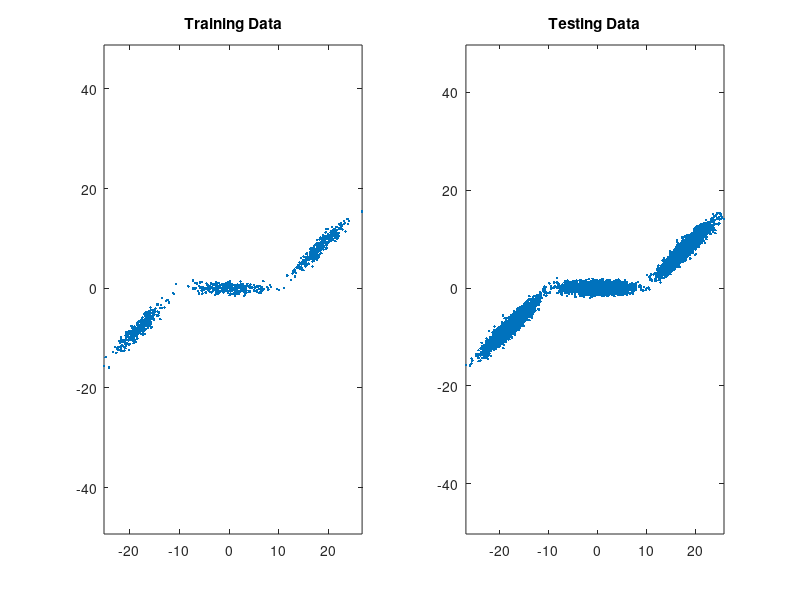

Reproduce this figure in MATLAB. (Note: this script raises an error after producing the figure.)
%Question 2

%Clearing data
clear
clc
close all

%Setting a seed to ensure reproducibility
rng(5000)

%Generating the model
plotData = 1;
%Number of dimensions and number of samples
n = 2; Ntrain = 1000; Ntest = 10000; 
%GMM ratios
alpha = [0.33,0.34,0.33];
%Mean vectors
meanVectors = [-18 0 18;-8 0 8];
%Variance-covariance matrix
covEvalues = [3.2^2 0;0 0.6^2];
covEvectors(:,:,1) = [1 -1;1 1]/sqrt(2);
covEvectors(:,:,2) = [1 0;0 1];
covEvectors(:,:,3) = [1 -1;1 1]/sqrt(2);

%Generating the training data
t = rand(1,Ntrain);
ind1 = find(0 <= t & t <= alpha(1));
ind2 = find(alpha(1) < t & t <= alpha(1)+alpha(2));
ind3 = find(alpha(1)+alpha(2) <= t & t <= 1);
Xtrain = zeros(n,Ntrain);
Xtrain(:,ind1) = covEvectors(:,:,1)*covEvalues^(1/2)*randn(n,length(ind1))+meanVectors(:,1);
Xtrain(:,ind2) = covEvectors(:,:,2)*covEvalues^(1/2)*randn(n,length(ind2))+meanVectors(:,2);
Xtrain(:,ind3) = covEvectors(:,:,3)*covEvalues^(1/2)*randn(n,length(ind3))+meanVectors(:,3);

%Generating the test data
t = rand(1,Ntest);
ind1 = find(0 <= t & t <= alpha(1));
ind2 = find(alpha(1) < t & t <= alpha(1)+alpha(2));
ind3 = find(alpha(1)+alpha(2) <= t & t <= 1);
Xtest = zeros(n,Ntrain);
Xtest(:,ind1) = covEvectors(:,:,1)*covEvalues^(1/2)*randn(n,length(ind1))+meanVectors(:,1);
Xtest(:,ind2) = covEvectors(:,:,2)*covEvalues^(1/2)*randn(n,length(ind2))+meanVectors(:,2);
Xtest(:,ind3) = covEvectors(:,:,3)*covEvalues^(1/2)*randn(n,length(ind3))+meanVectors(:,3);

%Plotting the test and training data
if plotData == 1
    figure(1), subplot(1,2,1),
    plot(Xtrain(1,:),Xtrain(2,:),'.')
    title('Training Data'), axis equal,
    subplot(1,2,2),
    plot(Xtest(1,:),Xtest(2,:),'.')
    title('Testing Data'), axis equal,
end

%Choosing the maximum number of perceptrons
perceptrons = 10;
%Choosing the number of folds
fold = 10;
%Defining the model
MLP = feedforwardnet(1);
%No validation within the model, all of it is used for training
MLP.divideMode = 'none';
MLP.divideFcn = 'dividetrain';
%Defining performance metrics
perf = zeros(fold,1);
perfMean = zeros(perceptrons,2);
dummy = ceil(linspace(0,Ntrain,fold+1));
for k = 1:fold
    indPartitionLimits(k,:) = [dummy(k)+1,dummy(k+1)];
end
for i = 1:perceptrons
    for j = 1:2
        %K-Fold Cross-Validation
        for k = 1:fold
            indValidate = [indPartitionLimits(k,1):indPartitionLimits(k,2)];
            %Using fold k as validation set
            x1Validate = Xtrain(1,indValidate); 
            x2Validate = Xtrain(2,indValidate);
            if k == 1
                indTrain = [indPartitionLimits(k,2)+1:Ntrain];
            elseif k == fold
                indTrain = [1:indPartitionLimits(k,1)-1];
            else
                indTrain = [1:indPartitionLimits(k-1,2),indPartitionLimits(k+1,2):Ntrain];
            end
            
            %Using all other folds as training set
            x1Train = Xtrain(1,indTrain); 
            x2Train = Xtrain(2,indTrain);
            Xtrain1 = [x1Train; x2Train];
            xValidate = [x1Validate; x2Validate];
            Ntrain1 = length(indTrain); Nvalidate = length(indValidate);
            %MLP
            if j==2
                MLP.layers{1}.transferFcn = 'poslin';
            else
                MLP.layers{1}.transferFcn = 'logsig';
            end
            %Running the model            
            MLP.layers{1}.size = i;
            MLP = configure(MLP,Xtrain1(1,:),Xtrain1(2,:));
            MLP.trainParam.showWindow = true;
            MLP = train(MLP,Xtrain1(1,:),Xtrain1(2,:));
            %Predicting outcome with the validation data
            yhat = MLP(xValidate(1,:));
            %Evaluating performance and storing it
            perf(k) = perform(MLP,xValidate(2,:),yhat);
        end
        perfMean(i,j) = mean(perf);
        %Finding and storing the best model dynamically
        if i == 1 && j == 1
            bestMLP = MLP;
            bestPerf = perfMean(1,1);
        else
            if perfMean(i,j) < bestPerf
                bestMLP = MLP;
                bestPerf = perfMean(i,j);
            end
        end       
    end
end

%Train the whole dataset with best model
bestMLP = configure(bestMLP,Xtrain(1,:),Xtrain(2,:));
bestMLP.trainParam.showWindow = true;
bestMLP = train(bestMLP,Xtrain(1,:),Xtrain(2,:));

%Try Against Ntest
yhattest = bestMLP(Xtest(1,:));
perftest = perform(bestMLP,Xtest(2,:),yhattest);

%Plots
figure(2)
hold on
stem(1+log(perfMean(:,1)))
stem(1+log(perfMean(:,2)))
title("Average Performance of the MLP Estimator Across Folds")
xlabel("Number of Perceptrons") 
ylabel("Performance Metric (1+log of MSE)")
legend('Sigmoid','Softplus')
hold off

figure(3)
hold on
scatter(Xtest(1,:),Xtest(2,:),'ob');
scatter(Xtest(1,:),yhattest,'xk');
hold off
title("Performance of the Best Model on Test Data")
xlabel("X1") 
ylabel("X2")
legend('True X2 Values','Predicted X2 Values');